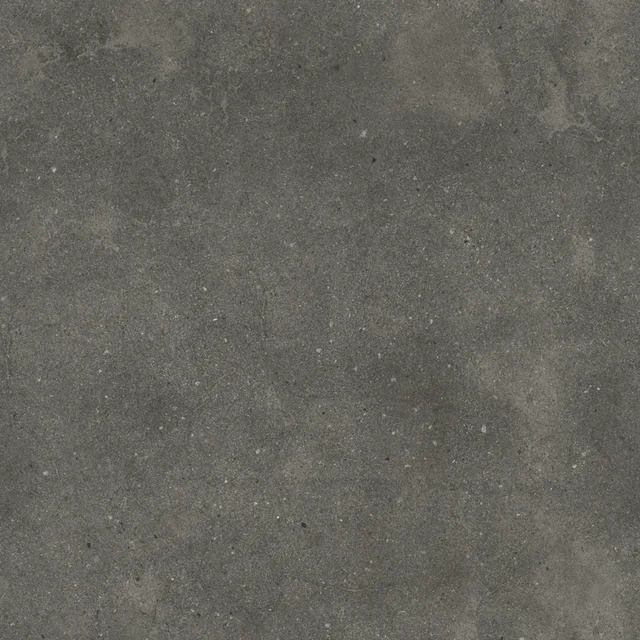
#> input picture yard/assets/surfaces/asphalt-color.webp, 640 x 640 px; its folder holds 4 pictures in this run
$ python bake-roof-materials.py
#> lines starting #> are read from the running program, lines starting #| are printed output that depends on the picture
"""Bake metre-scaled roof coverings from the courtyard's existing CC0 scans."""
from pathlib import Path

import numpy as np
from PIL import Image


SURFACES = Path(__file__).resolve().parents[1] / 'yard/assets/surfaces'


def scan(name, channel, shape, repeats):
    """Sample whole periods so the colour and relief also tile across UV wraps."""
#> called with name = 'asphalt-color', channel = 'G', shape = (512, 1024), repeats = (2, 4)
    rows, cols = shape
    ny, nx = repeats
    with Image.open(SURFACES / f'{name}.webp') as src:
#> src is the input picture: PIL image 640x640 RGB; mean R, G, B 101.2, 99.6, 92.6
        im = src.convert('RGB').getchannel(channel)
        im = im.resize((cols // nx, rows // ny), Image.Resampling.LANCZOS)
#> im: PIL image 256x256 L
    return np.tile(np.array(im, dtype=np.float32), (ny, nx))
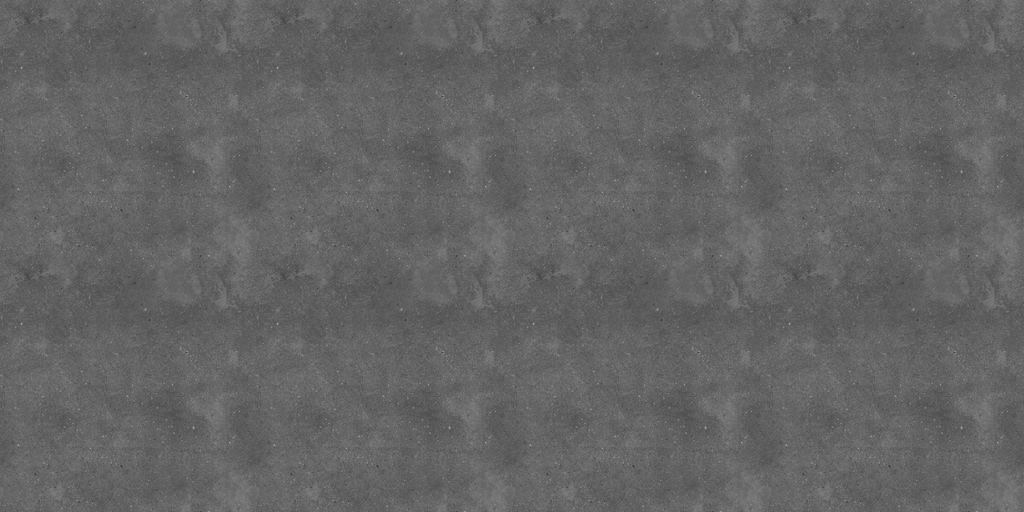
#> returned value: shape (512, 1024) float32; min 54, max 158, mean 99.6


# [4 lines left out: function save, not called in this run]


def wrapped_distance(position, period):
    return (position + period / 2) % period - period / 2


def bump(distance, radius):
    return np.exp(-(distance / radius) ** 2)


def bitumen():
    # Four 94 cm exposed courses. Each full-width roll overlaps the next by
    # roughly 6 cm. The thinner end laps are offset from course to course.
    shape = (512, 1024)
    y, x = np.indices(shape) * np.array([3.76 / shape[0], 8 / shape[1]])[:, None, None]
    tau = 2 * np.pi
    grain = scan('asphalt-color', 'G', shape, (2, 4))
    grain -= grain.mean()
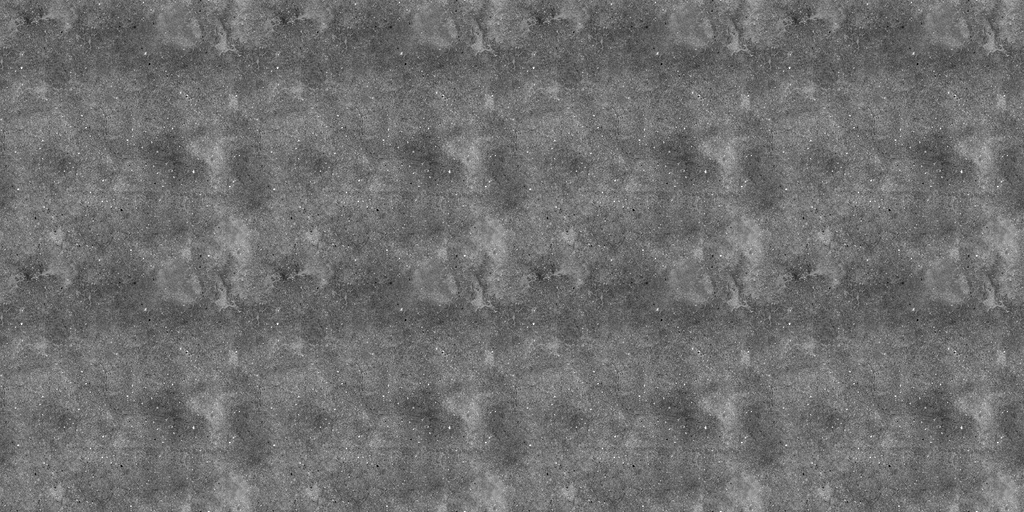
#> grain: shape (512, 1024) float32; min -45.65, max 58.35, mean 0; drawn with min black and max white
    aggregate = scan('asphalt-surface', 'R', shape, (2, 4)) / 255
#> call 2 of scan, with name = 'asphalt-surface', channel = 'R', shape = (512, 1024), repeats = (2, 4)
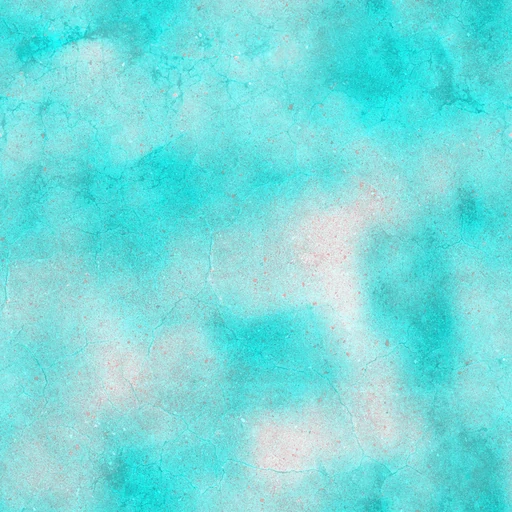
#> input picture yard/assets/surfaces/asphalt-surface.webp, 512 x 512 px
#> in scan, src is the input picture: PIL image 512x512 RGB; mean R, G, B 118.2, 220.8, 220.8
#> in scan (call 2), `im = src.convert('RGB').getchannel(channel)`:
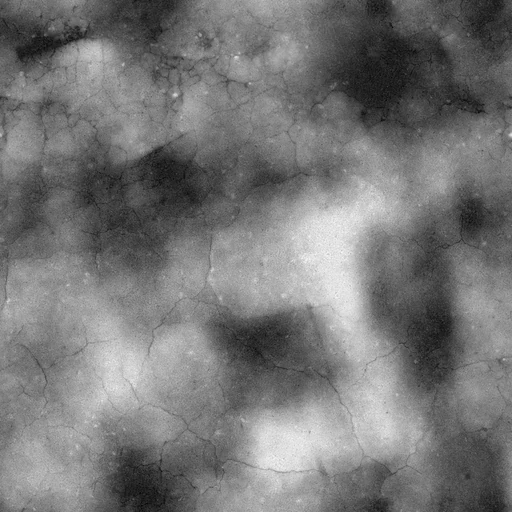
#> im: PIL image 512x512 L; min 7, max 249, mean 118.2
#> in scan (call 2), `return np.tile(np.array(im, dtype=np.float32), (ny, nx))`:
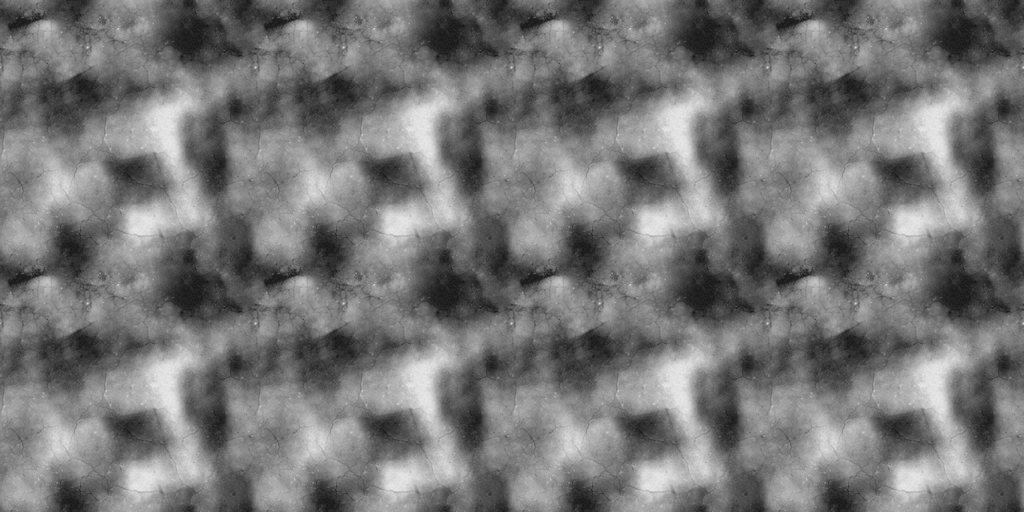
#> returned value: shape (512, 1024) float32; min 21, max 236, mean 118.2
    wash = scan('concrete-color', 'G', shape, (1, 1))
    wash -= wash.mean()
    drift = .012 * np.sin(tau * x / 8) + .005 * np.sin(tau * (3 * x / 8 + y / 3.76))
    course = (y + drift) / .94
    row = np.floor(course).astype(int) % 4
    along = wrapped_distance(y + drift, .94)
    across = wrapped_distance(x - np.array([.74, 4.91, 2.86, 6.68])[row] + .009 * np.sin(tau * y / .94), 8)
    lap_width = .015 + .004 * np.sin(tau * x * 7 / 8) + .0025 * grain / 15
    tar = np.maximum(bump(along + .012, lap_width), bump(across + .009, .013))
    selvage = np.maximum(bump(along - .026, .037), bump(across - .023, .030))
    age = np.array([-5, 3, 0, 5])[row] + 2 * np.sin(tau * (x / 8 + course / 4))
    stone = 109 + .74 * grain + .20 * wash + age
    grey = stone * (1 - .27 * tar) - 3 * selvage
    # Old pitch shows through where the granules have been hot-rolled into the laps.
    colour = np.stack([grey + 2, grey + .2, grey - 2.7 + .06 * grain], axis=-1)
    relief = (65 + 79 * aggregate) * (1 - .39 * tar) + selvage * 75
    rough = 215 + 27 * aggregate - 68 * tar - 10 * selvage
    save('roof-felt', colour, relief, rough)


# [41 lines left out: functions sheet_metal, coping, not called in this run]


if __name__ == '__main__':
#> (the run stopped early here; a loop or call above may not have finished)
